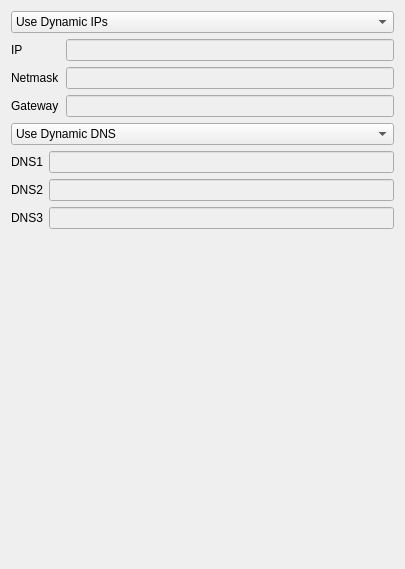
<ui version="4.0" >
 <class>advWidget</class>
 <widget class="QWidget" name="advWidget" >
  <property name="geometry" >
   <rect>
    <x>0</x>
    <y>0</y>
    <width>405</width>
    <height>569</height>
   </rect>
  </property>
  <property name="windowTitle" >
   <string>Form</string>
  </property>
  <layout class="QVBoxLayout" >
   <item>
    <widget class="QComboBox" name="ipcombo" >
     <item>
      <property name="text" >
       <string>Use Dynamic IPs</string>
      </property>
     </item>
     <item>
      <property name="text" >
       <string>Use Static IPs</string>
      </property>
     </item>
    </widget>
   </item>
   <item>
    <widget class="QFrame" name="frame_2" >
     <property name="frameShape" >
      <enum>QFrame::NoFrame</enum>
     </property>
     <property name="frameShadow" >
      <enum>QFrame::Raised</enum>
     </property>
     <layout class="QVBoxLayout" >
      <property name="leftMargin" >
       <number>0</number>
      </property>
      <property name="topMargin" >
       <number>0</number>
      </property>
      <property name="rightMargin" >
       <number>0</number>
      </property>
      <property name="bottomMargin" >
       <number>0</number>
      </property>
      <item>
       <layout class="QGridLayout" >
        <item row="0" column="0" >
         <widget class="QLabel" name="label" >
          <property name="text" >
           <string>IP</string>
          </property>
          <property name="buddy" >
           <cstring>ip</cstring>
          </property>
         </widget>
        </item>
        <item row="0" column="1" >
         <widget class="QLineEdit" name="ip" >
          <property name="enabled" >
           <bool>false</bool>
          </property>
         </widget>
        </item>
        <item row="1" column="0" >
         <widget class="QLabel" name="label_2" >
          <property name="text" >
           <string>Netmask</string>
          </property>
          <property name="buddy" >
           <cstring>netmask</cstring>
          </property>
         </widget>
        </item>
        <item row="1" column="1" >
         <widget class="QLineEdit" name="netmask" >
          <property name="enabled" >
           <bool>false</bool>
          </property>
         </widget>
        </item>
        <item row="2" column="0" >
         <widget class="QLabel" name="label_3" >
          <property name="text" >
           <string>Gateway</string>
          </property>
          <property name="buddy" >
           <cstring>gateway</cstring>
          </property>
         </widget>
        </item>
        <item row="2" column="1" >
         <widget class="QLineEdit" name="gateway" >
          <property name="enabled" >
           <bool>false</bool>
          </property>
         </widget>
        </item>
       </layout>
      </item>
     </layout>
    </widget>
   </item>
   <item>
    <widget class="QComboBox" name="dnscombo" >
     <item>
      <property name="text" >
       <string>Use Dynamic DNS</string>
      </property>
     </item>
     <item>
      <property name="text" >
       <string>Use Static DNS</string>
      </property>
     </item>
     <item>
      <property name="text" >
       <string>Use Global DNS</string>
      </property>
     </item>
     <item>
      <property name="text" >
       <string>Use OpenDNS</string>
      </property>
     </item>
    </widget>
   </item>
   <item>
    <widget class="QFrame" name="frame" >
     <property name="frameShape" >
      <enum>QFrame::NoFrame</enum>
     </property>
     <property name="frameShadow" >
      <enum>QFrame::Raised</enum>
     </property>
     <layout class="QVBoxLayout" >
      <property name="leftMargin" >
       <number>0</number>
      </property>
      <property name="topMargin" >
       <number>0</number>
      </property>
      <property name="rightMargin" >
       <number>0</number>
      </property>
      <property name="bottomMargin" >
       <number>0</number>
      </property>
      <item>
       <layout class="QGridLayout" >
        <item row="0" column="0" >
         <widget class="QLabel" name="label_4" >
          <property name="text" >
           <string>DNS1</string>
          </property>
          <property name="buddy" >
           <cstring>dns1</cstring>
          </property>
         </widget>
        </item>
        <item row="0" column="1" >
         <widget class="QLineEdit" name="dns1" >
          <property name="enabled" >
           <bool>false</bool>
          </property>
         </widget>
        </item>
        <item row="1" column="0" >
         <widget class="QLabel" name="label_5" >
          <property name="text" >
           <string>DNS2</string>
          </property>
          <property name="buddy" >
           <cstring>dns2</cstring>
          </property>
         </widget>
        </item>
        <item row="1" column="1" >
         <widget class="QLineEdit" name="dns2" >
          <property name="enabled" >
           <bool>false</bool>
          </property>
         </widget>
        </item>
        <item row="2" column="0" >
         <widget class="QLabel" name="label_6" >
          <property name="text" >
           <string>DNS3</string>
          </property>
          <property name="buddy" >
           <cstring>dns3</cstring>
          </property>
         </widget>
        </item>
        <item row="2" column="1" >
         <widget class="QLineEdit" name="dns3" >
          <property name="enabled" >
           <bool>false</bool>
          </property>
         </widget>
        </item>
       </layout>
      </item>
     </layout>
    </widget>
   </item>
   <item>
    <spacer>
     <property name="orientation" >
      <enum>Qt::Vertical</enum>
     </property>
     <property name="sizeHint" >
      <size>
       <width>20</width>
       <height>40</height>
      </size>
     </property>
    </spacer>
   </item>
  </layout>
 </widget>
 <resources/>
 <connections/>
</ui>
